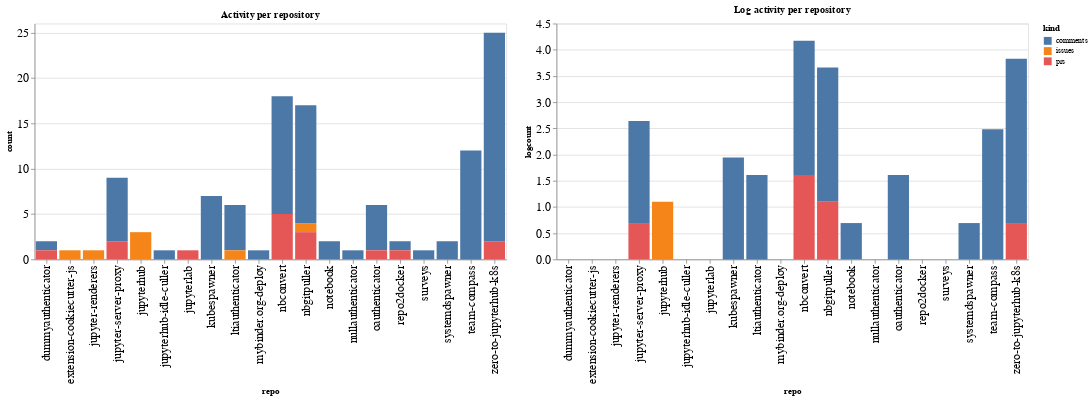

This figure's notebook cell:
### Code cell
ch1 = alt.Chart(repo_summaries, width=600, title="Activity per repository").mark_bar().encode(
    x='repo',
    y='count',
    color='kind',
    tooltip="kind"
)

ch2 = alt.Chart(repo_summaries, width=600, title="Log activity per repository").mark_bar().encode(
    x='repo',
    y='logcount',
    color='kind',
    tooltip="kind"
)

ch1 | ch2

### Figure 1 — Vega-Lite specification as saved in the notebook (floating-point values rounded to 4 significant figures)
{"config": {"axisLeft": {"labelFontSize": 15}, "axisBottom": {"labelFontSize": 15}}, "hconcat": [{"mark": "bar", "encoding": {"color": {"type": "nominal", "field": "kind"}, "tooltip": {"type": "nominal", "field": "kind"}, "x": {"type": "nominal", "field": "repo"}, "y": {"type": "quantitative", "field": "count"}}, "title": "Activity per repository", "width": 600}, {"mark": "bar", "encoding": {"color": {"type": "nominal", "field": "kind"}, "tooltip": {"type": "nominal", "field": "kind"}, "x": {"type": "nominal", "field": "repo"}, "y": {"type": "quantitative", "field": "logcount"}}, "title": "Log activity per repository", "width": 600}], "data": {"name": "data-85b2d98e8071aa789e3e373a6fef5388"}, "$schema": "https://vega.github.io/schema/vega-lite/v4.8.1.json", "datasets": {"data-85b2d98e8071aa789e3e373a6fef5388": [{"repo": "dummyauthenticator", "kind": "comments", "count": 1, "logcount": 0.0}, {"repo": "dummyauthenticator", "kind": "prs", "count": 1, "logcount": 0.0}, {"repo": "extension-cookiecutter-js", "kind": "issues", "count": 1, "logcount": 0.0}, {"repo": "jupyter-renderers", "kind": "issues", "count": 1, "logcount": 0.0}, {"repo": "jupyter-server-proxy", "kind": "comments", "count": 7, "logcount": 1.946}, {"repo": "jupyter-server-proxy", "kind": "prs", "count": 2, "logcount": 0.6931}, {"repo": "jupyterhub", "kind": "issues", "count": 3, "logcount": 1.099}, {"repo": "jupyterhub-idle-culler", "kind": "comments", "count": 1, "logcount": 0.0}, {"repo": "jupyterlab", "kind": "prs", "count": 1, "logcount": 0.0}, {"repo": "kubespawner", "kind": "comments", "count": 7, "logcount": 1.946}, {"repo": "ltiauthenticator", "kind": "comments", "count": 5, "logcount": 1.609}, {"repo": "ltiauthenticator", "kind": "issues", "count": 1, "logcount": 0.0}, {"repo": "mybinder.org-deploy", "kind": "comments", "count": 1, "logcount": 0.0}, {"repo": "nbconvert", "kind": "comments", "count": 13, "logcount": 2.565}, {"repo": "nbconvert", "kind": "prs", "count": 5, "logcount": 1.609}, {"repo": "nbgitpuller", "kind": "comments", "count": 13, "logcount": 2.565}, {"repo": "nbgitpuller", "kind": "issues", "count": 1, "logcount": 0.0}, {"repo": "nbgitpuller", "kind": "prs", "count": 3, "logcount": 1.099}, {"repo": "notebook", "kind": "comments", "count": 2, "logcount": 0.6931}, {"repo": "nullauthenticator", "kind": "comments", "count": 1, "logcount": 0.0}, {"repo": "oauthenticator", "kind": "comments", "count": 5, "logcount": 1.609}, {"repo": "oauthenticator", "kind": "prs", "count": 1, "logcount": 0.0}, {"repo": "repo2docker", "kind": "comments", "count": 1, "logcount": 0.0}, {"repo": "repo2docker", "kind": "prs", "count": 1, "logcount": 0.0}, {"repo": "surveys", "kind": "comments", "count": 1, "logcount": 0.0}, {"repo": "systemdspawner", "kind": "comments", "count": 2, "logcount": 0.6931}, {"repo": "team-compass", "kind": "comments", "count": 12, "logcount": 2.485}, {"repo": "zero-to-jupyterhub-k8s", "kind": "comments", "count": 23, "logcount": 3.135}, {"repo": "zero-to-jupyterhub-k8s", "kind": "prs", "count": 2, "logcount": 0.6931}]}}
